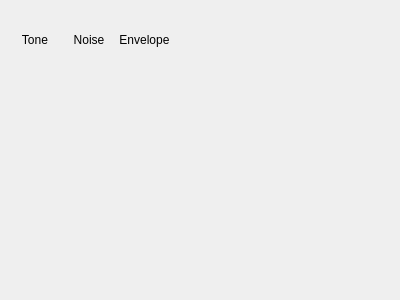
<?xml version="1.0" encoding="UTF-8"?>
<ui version="4.0">
 <class>SSGWidget</class>
 <widget class="QWidget" name="SSGWidget">
  <property name="geometry">
   <rect>
    <x>0</x>
    <y>0</y>
    <width>400</width>
    <height>300</height>
   </rect>
  </property>
  <property name="windowTitle">
   <string>Form</string>
  </property>
  <layout class="QGridLayout" name="gridLayout_2">
   <item row="0" column="0">
    <layout class="QGridLayout" name="gridLayout">
     <item row="0" column="0">
      <widget class="LED" name="toneLed" native="true">
       <property name="minimumSize">
        <size>
         <width>48</width>
         <height>16</height>
        </size>
       </property>
       <property name="maximumSize">
        <size>
         <width>48</width>
         <height>16</height>
        </size>
       </property>
       <property name="sizeIncrement">
        <size>
         <width>0</width>
         <height>0</height>
        </size>
       </property>
      </widget>
     </item>
     <item row="0" column="1">
      <widget class="LED" name="noiseLed" native="true">
       <property name="minimumSize">
        <size>
         <width>48</width>
         <height>16</height>
        </size>
       </property>
       <property name="maximumSize">
        <size>
         <width>48</width>
         <height>16</height>
        </size>
       </property>
       <property name="sizeIncrement">
        <size>
         <width>0</width>
         <height>0</height>
        </size>
       </property>
      </widget>
     </item>
     <item row="0" column="2">
      <widget class="LED" name="envLed" native="true">
       <property name="minimumSize">
        <size>
         <width>48</width>
         <height>16</height>
        </size>
       </property>
       <property name="maximumSize">
        <size>
         <width>48</width>
         <height>16</height>
        </size>
       </property>
       <property name="sizeIncrement">
        <size>
         <width>0</width>
         <height>0</height>
        </size>
       </property>
      </widget>
     </item>
     <item row="1" column="0">
      <widget class="QLabel" name="label_4">
       <property name="text">
        <string>Tone</string>
       </property>
       <property name="alignment">
        <set>Qt::AlignCenter</set>
       </property>
      </widget>
     </item>
     <item row="1" column="1">
      <widget class="QLabel" name="label_5">
       <property name="text">
        <string>Noise</string>
       </property>
       <property name="alignment">
        <set>Qt::AlignCenter</set>
       </property>
      </widget>
     </item>
     <item row="1" column="2">
      <widget class="QLabel" name="label_3">
       <property name="text">
        <string>Envelope</string>
       </property>
       <property name="alignment">
        <set>Qt::AlignCenter</set>
       </property>
      </widget>
     </item>
    </layout>
   </item>
   <item row="0" column="1">
    <spacer name="horizontalSpacer">
     <property name="orientation">
      <enum>Qt::Horizontal</enum>
     </property>
     <property name="sizeHint" stdset="0">
      <size>
       <width>213</width>
       <height>20</height>
      </size>
     </property>
    </spacer>
   </item>
   <item row="1" column="0">
    <spacer name="verticalSpacer">
     <property name="orientation">
      <enum>Qt::Vertical</enum>
     </property>
     <property name="sizeHint" stdset="0">
      <size>
       <width>20</width>
       <height>234</height>
      </size>
     </property>
    </spacer>
   </item>
  </layout>
 </widget>
 <customwidgets>
  <customwidget>
   <class>LED</class>
   <extends>QWidget</extends>
   <header>channelswidget/channelwidget/led.h</header>
   <container>1</container>
  </customwidget>
 </customwidgets>
 <resources/>
 <connections/>
</ui>
